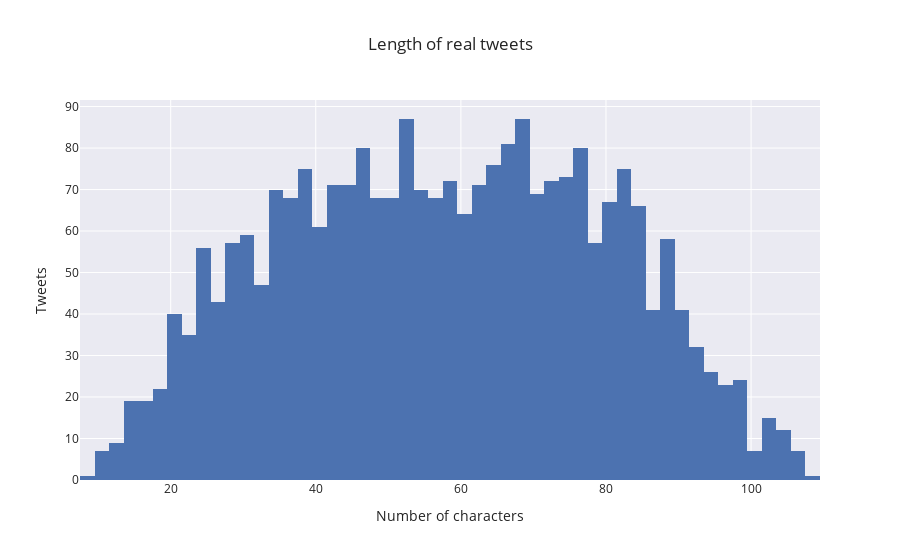

Notebook code for this chart:
### Code cell
# Analyse length of real posts
fig = px.histogram(englishtrn_data[englishtrn_data['label'] == 0], x='cleanlength', template='seaborn', title='Length of real tweets')
fig.update_xaxes(categoryorder='category descending', title='Number of characters').update_yaxes(title='Tweets')
fig.show()

### Figure 1 — Plotly figure (JSON) as saved in the notebook; plotly's stock layout.template omitted (floating-point values rounded to 4 significant figures; data arrays with more than 128 entries replaced by an {"elided": "..."} marker saying what was removed)
{"data": [{"alignmentgroup": "True", "bingroup": "x", "hovertemplate": "cleanlength=%{x}<br>count=%{y}<extra></extra>", "legendgroup": "", "marker": {"color": "rgb(76,114,176)", "pattern": {"shape": ""}}, "name": "", "offsetgroup": "", "orientation": "v", "showlegend": false, "type": "histogram", "x": {"elided": "2568 int values"}, "xaxis": "x", "yaxis": "y"}], "layout": {"barmode": "relative", "legend": {"tracegroupgap": 0}, "title": {"text": "Length of real tweets"}, "xaxis": {"anchor": "y", "categoryorder": "category descending", "domain": [0, 1], "title": {"text": "Number of characters"}}, "yaxis": {"anchor": "x", "domain": [0, 1], "title": {"text": "Tweets"}}}}
